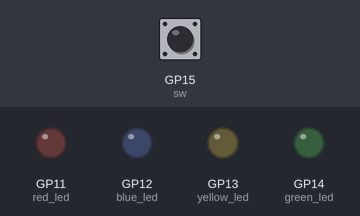
Simulated run of this program. Board: Raspberry Pi Pico running MicroPython. On the bench: output pins drawn as LEDs (lit = HIGH). The test bench sets the inputs (shaded band); at power-on: GP15 (sw) HIGH.

Above: at 1.2 s.
1.3 s: GP15 (sw) pulled LOW for 0.15 s
At 1.4 s:
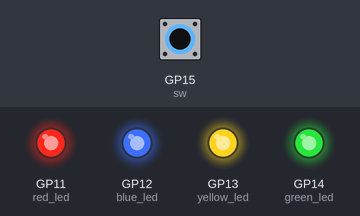
3.0 s: GP15 (sw) pulled LOW for 3.2 s
At 6.9 s:
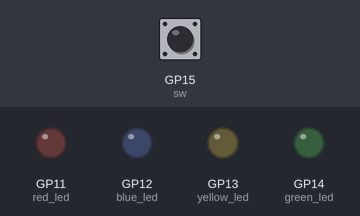
Timing chart, 0 to 8.4 s (numbered marks = the images above; inputs shaded):
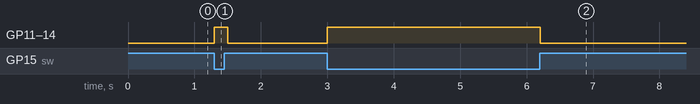

Measured:
- after the input at 1.3 s, GP11 (red_led), GP12 (blue_led), GP13 (yellow_led), GP14 (green_led): LOW → HIGH at once, → LOW 0.20 s later
- after the input at 3.0 s, GP11 (red_led), GP12 (blue_led), GP13 (yellow_led), GP14 (green_led): LOW → HIGH at once, → LOW 3.2 s later

The program:

slide_swith.py
```python
import machine  # type: ignore
import time

# LED Pin(緑色)
green_led = machine.Pin(14, machine.Pin.OUT)
# LED Pin(黄色)
yellow_led = machine.Pin(13, machine.Pin.OUT)
# LED Pin(青色)
blue_led = machine.Pin(12, machine.Pin.OUT)
# LED Pin(赤色)
red_led = machine.Pin(11, machine.Pin.OUT)

# Slide Switch Pin
sw = machine.Pin(15, machine.Pin.IN, machine.Pin.PULL_UP)

while True:
    # swが押されたらLEDを点灯
    if sw.value() == 0:
        green_led.value(1)
        yellow_led.value(1)
        blue_led.value(1)
        red_led.value(1)
    # swが離されたらLEDを消灯
    else:
        green_led.value(0)
        yellow_led.value(0)
        blue_led.value(0)
        red_led.value(0)
    time.sleep(0.1)
```
